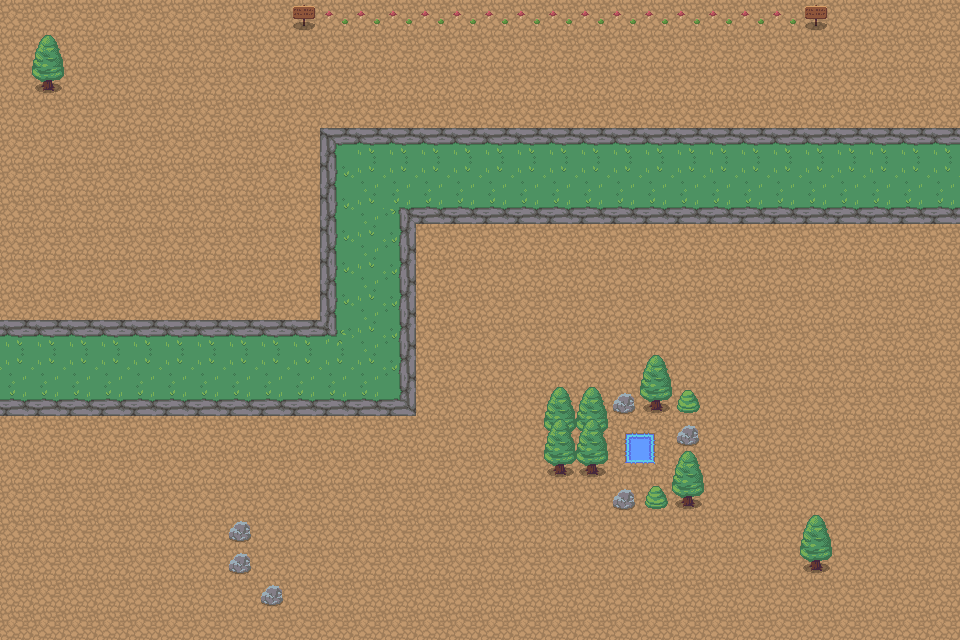

A level layout from a 2D game, rendered from its tile map. Below: a short description, then the map file with its tile-grid data intact:
An orthogonal 30x20 tile map with 32x32 px tiles, 2 tile layers (Tile Layer 1, Tile Layer 2).

<map version="1.8" tiledversion="1.8.4" orientation="orthogonal" renderorder="right-down" width="30" height="20" tilewidth="32" tileheight="32" infinite="0" nextlayerid="3" nextobjectid="1">
 <tileset firstgid="1" source="../../../../../../../protect-the-dog/core/assets/maps/RPG Nature Tileset.tsx" />
 <layer id="1" name="Tile Layer 1" width="30" height="20">
  <data encoding="csv">
43,43,43,43,43,43,43,43,43,43,43,43,43,43,43,43,43,43,43,43,43,43,43,43,43,43,43,43,43,43,
43,43,43,43,43,43,43,43,43,43,43,43,43,43,43,43,43,43,43,43,43,43,43,43,43,43,43,43,43,43,
43,43,43,43,43,43,43,43,43,43,43,43,43,43,43,43,43,43,43,43,43,43,43,43,43,43,43,43,43,43,
43,43,43,43,43,43,43,43,43,43,43,43,43,43,43,43,43,43,43,43,43,43,43,43,43,43,43,43,43,43,
43,43,43,43,43,43,43,43,43,43,76,77,77,77,77,77,77,77,77,77,77,77,77,77,77,77,77,77,77,77,
43,43,43,43,43,43,43,43,43,43,96,97,97,97,97,97,97,97,97,97,97,97,97,97,97,97,97,97,97,97,
43,43,43,43,43,43,43,43,43,43,96,97,79,117,117,117,117,117,117,117,117,117,117,117,117,117,117,117,117,117,
43,43,43,43,43,43,43,43,43,43,96,97,98,43,43,43,43,43,43,43,43,43,43,43,43,43,43,43,43,43,
43,43,43,43,43,43,43,43,43,43,96,97,98,43,43,43,43,43,43,43,43,43,43,43,43,43,43,43,43,43,
43,43,43,43,43,43,43,43,43,43,96,97,98,43,43,43,43,43,43,43,43,43,43,43,43,43,43,43,43,43,
77,77,77,77,77,77,77,77,77,77,100,97,98,43,43,43,43,43,43,43,43,43,43,43,43,43,43,43,43,43,
97,97,97,97,97,97,97,97,97,97,97,97,98,43,43,43,43,43,43,43,43,43,43,43,43,43,43,43,43,43,
117,117,117,117,117,117,117,117,117,117,117,117,118,43,43,43,43,43,43,43,43,43,43,43,43,43,43,43,43,43,
43,43,43,43,43,43,43,43,43,43,43,43,43,43,43,43,43,43,43,43,43,43,43,43,43,43,43,43,43,43,
43,43,43,43,43,43,43,43,43,43,43,43,43,43,43,43,43,43,43,43,43,43,43,43,43,43,43,43,43,43,
43,43,43,43,43,43,43,43,43,43,43,43,43,43,43,43,43,43,43,43,43,43,43,43,43,43,43,43,43,43,
43,43,43,43,43,43,43,43,43,43,43,43,43,43,43,43,43,43,43,43,43,43,43,43,43,43,43,43,43,43,
43,43,43,43,43,43,43,43,43,43,43,43,43,43,43,43,43,43,43,43,43,43,43,43,43,43,43,43,43,43,
43,43,43,43,43,43,43,43,43,43,43,43,43,43,43,43,43,43,43,43,43,43,43,43,43,43,43,43,43,43,
43,43,43,43,43,43,43,43,43,43,43,43,43,43,43,43,43,43,43,43,43,43,43,43,43,43,43,43,43,43
</data>
 </layer>
 <layer id="2" name="Tile Layer 2" width="30" height="20">
  <data encoding="csv">
0,0,0,0,0,0,0,0,0,3,24,24,24,24,24,24,24,24,24,24,24,24,24,24,24,3,0,0,0,0,
0,1,0,0,0,0,0,0,0,0,0,0,0,0,0,0,0,0,0,0,0,0,0,0,0,0,0,0,0,0,
0,21,0,0,0,0,0,0,0,0,0,0,0,0,0,0,0,0,0,0,0,0,0,0,0,0,0,0,0,0,
0,0,0,0,0,0,0,0,0,0,0,0,0,0,0,0,0,0,0,0,0,0,0,0,0,0,0,0,0,0,
0,0,0,0,0,0,0,0,0,0,0,0,0,0,0,0,0,0,0,0,0,0,0,0,0,0,0,0,0,0,
0,0,0,0,0,0,0,0,0,0,0,0,0,0,0,0,0,0,0,0,0,0,0,0,0,0,0,0,0,0,
0,0,0,0,0,0,0,0,0,0,0,0,0,0,0,0,0,0,0,0,0,0,0,0,0,0,0,0,0,0,
0,0,0,0,0,0,0,0,0,0,0,0,0,0,0,0,0,0,0,0,0,0,0,0,0,0,0,0,0,0,
0,0,0,0,0,0,0,0,0,0,0,0,0,0,0,0,0,0,0,0,0,0,0,0,0,0,0,0,0,0,
0,0,0,0,0,0,0,0,0,0,0,0,0,0,0,0,0,0,0,0,0,0,0,0,0,0,0,0,0,0,
0,0,0,0,0,0,0,0,0,0,0,0,0,0,0,0,0,0,0,0,0,0,0,0,0,0,0,0,0,0,
0,0,0,0,0,0,0,0,0,0,0,0,0,0,0,0,0,0,0,0,1,0,0,0,0,0,0,0,0,0,
0,0,0,0,0,0,0,0,0,0,0,0,0,0,0,0,0,1,1,23,21,22,0,0,0,0,0,0,0,0,
0,0,0,0,0,0,0,0,0,0,0,0,0,0,0,0,0,2,2,74,75,23,0,0,0,0,0,0,0,0,
0,0,0,0,0,0,0,0,0,0,0,0,0,0,0,0,0,21,21,94,95,1,0,0,0,0,0,0,0,0,
0,0,0,0,0,0,0,0,0,0,0,0,0,0,0,0,0,0,0,23,22,21,0,0,0,0,0,0,0,0,
0,0,0,0,0,0,0,23,0,0,0,0,0,0,0,0,0,0,0,0,0,0,0,0,0,1,0,0,0,0,
0,0,0,0,0,0,0,23,0,0,0,0,0,0,0,0,0,0,0,0,0,0,0,0,0,21,0,0,0,0,
0,0,0,0,0,0,0,0,23,0,0,0,0,0,0,0,0,0,0,0,0,0,0,0,0,0,0,0,0,0,
0,0,0,0,0,0,0,0,0,0,0,0,0,0,0,0,0,0,0,0,0,0,0,0,0,0,0,0,0,0
</data>
 </layer>
</map>
